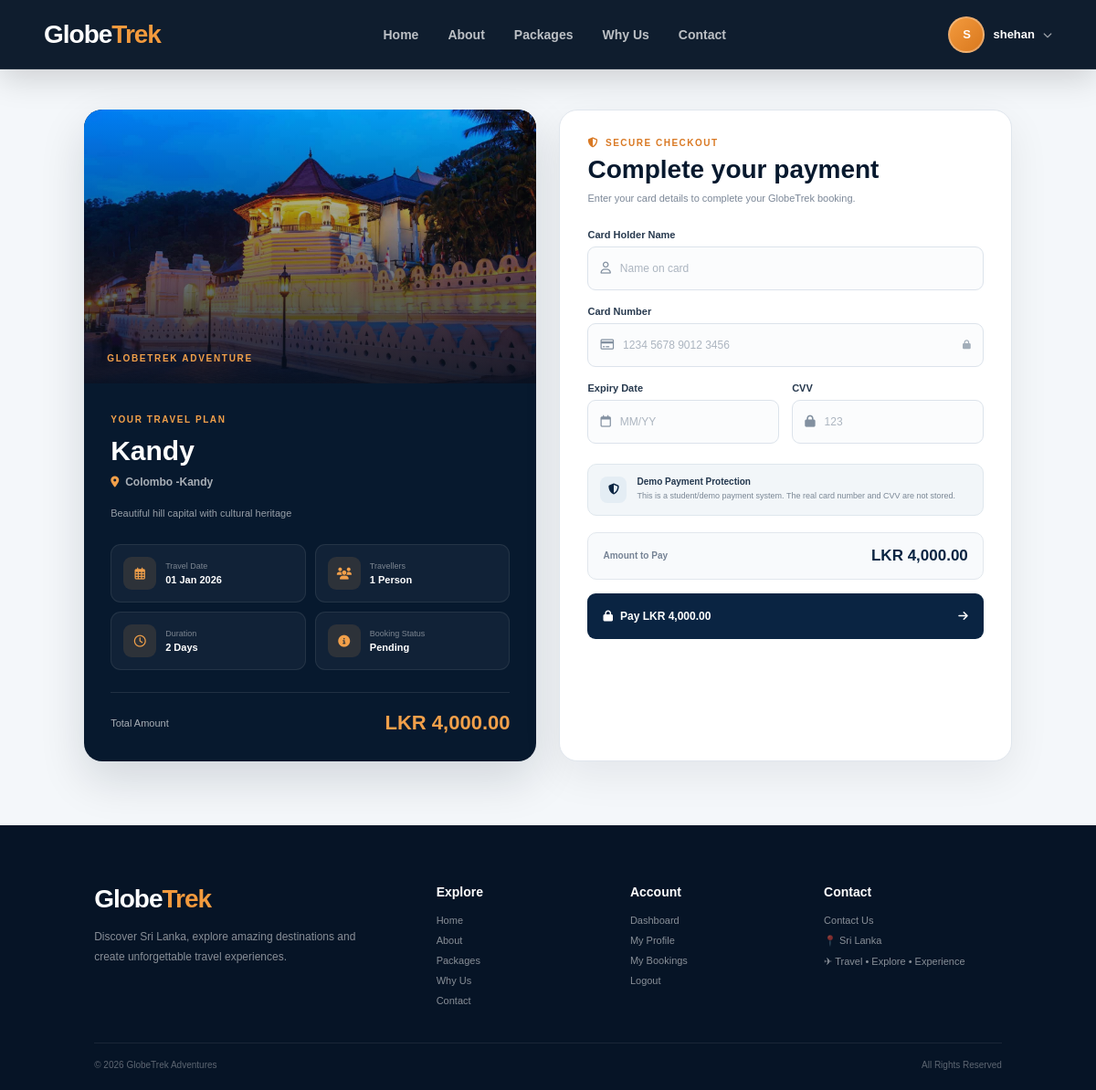
Screenshot of /customer/payment.php?booking_id=19 (signed in) with the database file from the repository.
### tables this page shows
CREATE TABLE `booking` (
  `id` int(11) NOT NULL,
  `user_id` int(11) DEFAULT NULL,
  `package_id` int(11) DEFAULT NULL,
  `booking_date` int(11) NOT NULL,
  `travel_date` date DEFAULT NULL,
  `status` varchar(50) NOT NULL,
  `persons` int(11) NOT NULL,
  `days` int(11) DEFAULT NULL,
  `total_price` decimal(10,2) DEFAULT NULL
);

CREATE TABLE `packages` (
  `id` int(11) NOT NULL,
  `title` varchar(100) NOT NULL,
  `description` text NOT NULL,
  `price` decimal(10,2) NOT NULL,
  `image` varchar(255) NOT NULL,
  `destination` varchar(100) NOT NULL,
  `duration` varchar(50) NOT NULL
);

### customer/payment.php (the view, shortened to what this page needs)
<?php
include "../includes/db.php";
$userId = (int) $_SESSION["user_id"];
$bookingId =
    isset($_GET["booking_id"])
    ? (int) $_GET["booking_id"]
    : 0;
$sql = "
    SELECT
        b.id,
        b.user_id,
        b.package_id,
        b.travel_date,
        b.status,
        b.persons,
        b.days,
        b.total_price,
        p.title,
        p.destination,
        p.image,
        p.description
    FROM booking b
    INNER JOIN packages p
        ON b.package_id = p.id
    WHERE b.id = ?
      AND b.user_id = ?
    LIMIT 1
";
$stmt =
    mysqli_prepare(
        $conn,
        $sql
    );
mysqli_stmt_bind_param(
    $stmt,
    "ii",
    $bookingId,
    $userId
);
mysqli_stmt_execute(
    $stmt
);
$result =
    mysqli_stmt_get_result(
        $stmt
    );
$booking =
    mysqli_fetch_assoc(
        $result
    );
$paidPaymentId = 0;
$alreadyPaid =
    $paidPaymentId > 0;
$total =
    (float) $booking["total_price"];
$travelDate = "Date not set";
if (!empty($booking["travel_date"])) {
    $travelDate =
        date(
            "d M Y",
            strtotime(
                $booking["travel_date"]
            )
        );
}
$imageName =
    basename(
        $booking["image"] ?? "kandy.jpg"
    );
$bookingStatus =
    ucfirst(
        strtolower(
            $booking["status"] ?? "Pending"
        )
    );
?>
<!DOCTYPE html>
<html lang="en">
<head>
    <link
        rel="stylesheet"
        href="../css/site.css?v=41">
    <link
        rel="stylesheet"
        href="../css/payment.css?v=41">
    <link
        rel="stylesheet"
        href="https://cdnjs.cloudflare.com/ajax/libs/font-awesome/6.5.2/css/all.min.css">
</head>
<body>
<?php include "../includes/navbar.php"; ?>
<main class="payment-page">
    <div class="payment-container">
        <section class="booking-card">
            <div class="booking-image">
                <img
                    src="../images/<?php echo htmlspecialchars($imageName); ?>"
                    alt="<?php echo htmlspecialchars($booking["title"]); ?>"
                    onerror="this.src='../images/kandy.jpg';">
                <div class="image-overlay"></div>
                <span class="image-label">
                    GLOBETREK ADVENTURE
                </span>
            </div>
            <div class="booking-content">
                <span class="section-label">
                    YOUR TRAVEL PLAN
                </span>
                <h1>
                    <?php
                    echo htmlspecialchars(
                        $booking["title"]
                    );
                    ?>
                </h1>
                <div class="booking-location">
                    <i class="fa-solid fa-location-dot"></i>
                    <?php
                    echo htmlspecialchars(
                        $booking["destination"]
                    );
                    ?>
                </div>
                <?php if (!empty($booking["description"])): ?>
                    <p class="booking-description">
                        <?php
                        echo htmlspecialchars(
                            $booking["description"]
                        );
                        ?>
                    </p>
                <?php endif; ?>
                <div class="booking-details">
                    <div class="booking-detail">
                        <div class="detail-icon">
                            <i class="fa-regular fa-calendar-days"></i>
                        </div>
                        <div>
                            <small>
                                Travel Date
                            </small>
                            <strong>
                                <?php
                                echo htmlspecialchars(
                                    $travelDate
                                );
                                ?>
                            </strong>
                        </div>
                    </div>
                    <div class="booking-detail">
                        <div class="detail-icon">
                            <i class="fa-solid fa-users"></i>
                        </div>
                        <div>
                            <small>
                                Travellers
                            </small>
                            <strong>
                                <?php
                                echo (int)$booking["persons"];
                                ?>
                                <?php
                                echo
                                    ((int)$booking["persons"] === 1)
                                    ? " Person"
                                    : " People";
                                ?>
                            </strong>
                        </div>
                    </div>
                    <div class="booking-detail">
                        <div class="detail-icon">
                            <i class="fa-regular fa-clock"></i>
                        </div>
                        <div>
                            <small>
                                Duration
                            </small>
                            <strong>
                                <?php
                                echo (int)$booking["days"];
                                ?>
                                <?php
                                echo
                                    ((int)$booking["days"] === 1)
                                    ? " Day"
                                    : " Days";
                                ?>
                            </strong>
                        </div>
                    </div>
                    <div class="booking-detail">
                        <div class="detail-icon">
                            <i class="fa-solid fa-circle-info"></i>
                        </div>
                        <div>
                            <small>
                                Booking Status
                            </small>
                            <strong>
                                <?php
                                echo htmlspecialchars(
                                    $bookingStatus
                                );
                                ?>
                            </strong>
                        </div>
                    </div>
                </div>
                <div class="booking-total">
                    <span>
                        Total Amount
                    </span>
                    <strong>
                        LKR
                        <?php
                        echo number_format(
                            $total,
                            2
                        );
                        ?>
                    </strong>
                </div>
            </div>
        </section>
        <section class="payment-card">
            <div class="payment-title">
                <div class="secure-title">
                    <i class="fa-solid fa-shield-halved"></i>
                    SECURE CHECKOUT
                </div>
                <h2>
                    Complete your payment
                </h2>
                <p>
                    Enter your card details to complete
                    your GlobeTrek booking.
                </p>
            </div>
            <?php if (!$alreadyPaid): ?>
                <form
                    method="POST"
                    class="payment-form"
                    id="paymentForm"
                    autocomplete="off">
                    <div class="form-group">
                        <label for="card_name">
                            Card Holder Name
                        </label>
                        <div class="input-wrapper">
                            <span class="input-icon">
                                <i class="fa-regular fa-user"></i>
                            </span>
                            <input
                                type="text"
                                id="card_name"
                                name="card_name"
                                maxlength="100"
                                autocomplete="cc-name"
                                placeholder="Name on card"
                                required>
                        </div>
                    </div>
                    <div class="form-group">
                        <label for="card_number">
                            Card Number
                        </label>
                        <div class="input-wrapper">
                            <span class="input-icon">
                                <i class="fa-regular fa-credit-card"></i>
                            </span>
                            <input
                                type="text"
                                id="card_number"
                                name="card_number"
                                maxlength="23"
                                inputmode="numeric"
                                autocomplete="cc-number"
                                placeholder="1234 5678 9012 3456"
                                required>
                            <span
                                class="card-security-icon">
                                <i class="fa-solid fa-lock"></i>
                            </span>
                        </div>
                    </div>
                    <div class="two-fields">
                        <div class="form-group">
                            <label for="exp_date">
                                Expiry Date
                            </label>
                            <div class="input-wrapper">
                                <span class="input-icon">
                                    <i class="fa-regular fa-calendar"></i>
                                </span>
                                <input
                                    type="text"
                                    id="exp_date"
                                    name="exp_date"
                                    maxlength="5"
                                    inputmode="numeric"
                                    autocomplete="cc-exp"
                                    placeholder="MM/YY"
                                    required>
                            </div>
                        </div>
                        <div class="form-group">
                            <label for="cvv">
                                CVV
                            </label>
                            <div class="input-wrapper">
                                <span class="input-icon">
                                    <i class="fa-solid fa-lock"></i>
                                </span>
                                <input
                                    type="password"
                                    id="cvv"
                                    name="cvv"
                                    maxlength="4"
                                    inputmode="numeric"
                                    autocomplete="cc-csc"
                                    placeholder="123"
                                    required>
                            </div>
                        </div>
                    </div>
                    <div class="payment-notice">
                        <div class="notice-icon">
                            <i class="fa-solid fa-shield-halved"></i>
                        </div>
                        <div>
                            <strong>
                                Demo Payment Protection
                            </strong>
                            <p>
                                This is a student/demo payment system.
                                The real card number and CVV are not stored.
                            </p>
                        </div>
                    </div>
                    <div class="pay-summary">
                        <span>
                            Amount to Pay
                        </span>
                        <strong>
                            LKR
                            <?php
                            echo number_format(
                                $total,
                                2
                            );
                            ?>
                        </strong>
                    </div>
                    <button
                        type="submit"
                        name="pay_now"
                        class="pay-button">
                        <span>
                            <i class="fa-solid fa-lock"></i>
                            Pay LKR
                            <?php
                            echo number_format(
                                $total,
                                2
                            );
                            ?>
                        </span>
                        <i class="fa-solid fa-arrow-right"></i>
                    </button>
                </form>
            <?php endif; ?>
        </section>
    </div>
</main>
<?php include "../includes/footer.php"; ?>
</body>
</html>

### css/site.css (style rules this page uses)
* { margin: 0; padding: 0; box-sizing: border-box; }
html { scroll-behavior: smooth; }
body { margin: 0; font-family: Arial, Helvetica, sans-serif; background: #f5f7fb; color: #122033; }
:root { --deep-blue: #061426; --navy: #0a1f38; --navy-light: #102b4a; --blue: #163a61; --accent: #f39a3d; --accent-dark: #d9781e; --white: #ffffff; --text: #142033; --muted: #738096; --border: #e2e8f0; }

### rows the page displays
booking: package.image (picture), package.title "Kandy", package.destination "Colombo -Kandy", package.description "Beautiful hill capital with cultural heritage", travel_date "01 Jan 2026", persons "1", days "2", status "Pending", total_price "4,000.00"

### other values shown
$avatarLetter "S"
$userName "shehan"
